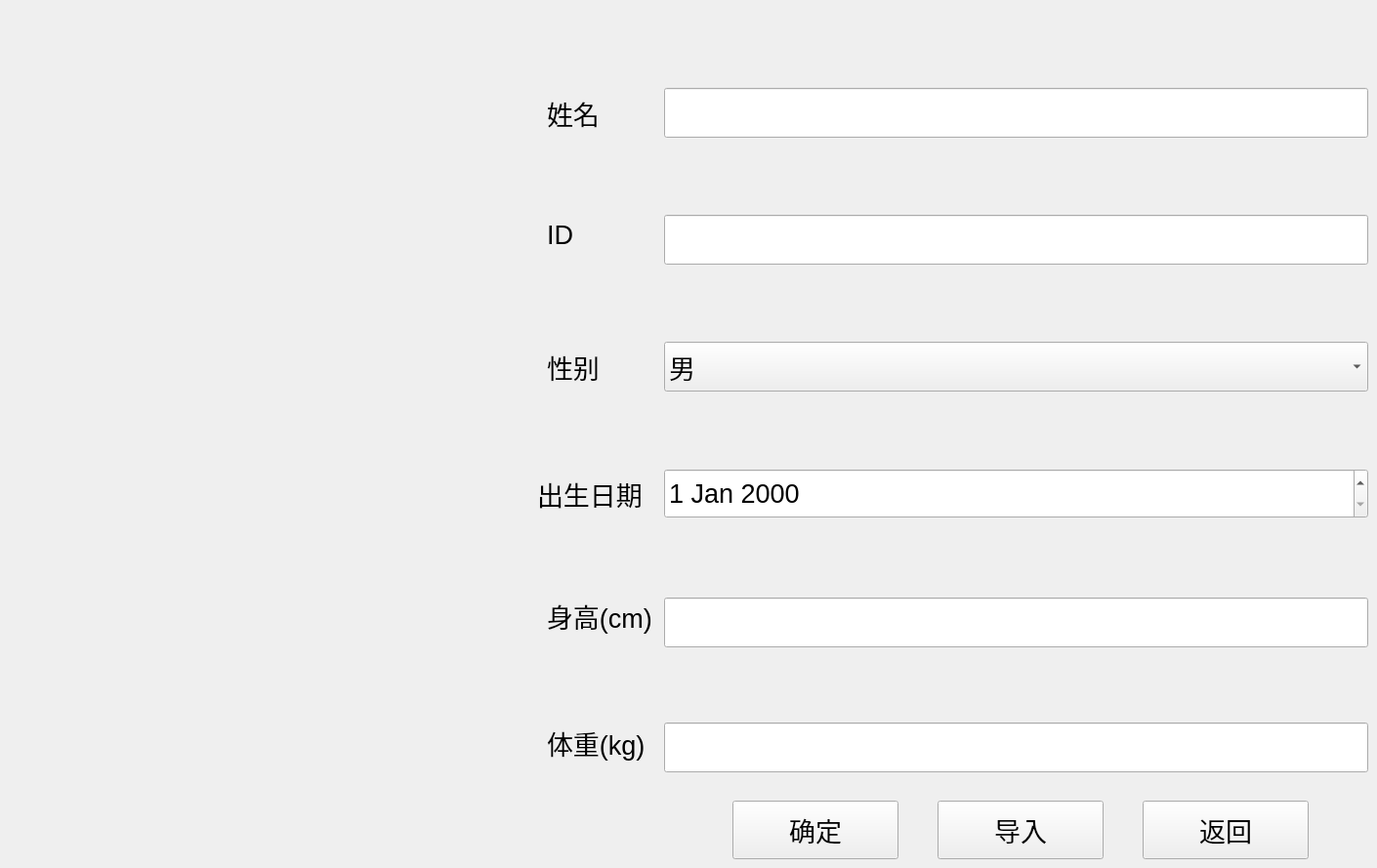
      <widget class="QWidget" name="pagePatientSelect">
       <property name="font">
        <font>
         <pointsize>20</pointsize>
        </font>
       </property>
       <widget class="QLineEdit" name="eName">
        <property name="geometry">
         <rect>
          <x>680</x>
          <y>90</y>
          <width>721</width>
          <height>51</height>
         </rect>
        </property>
       </widget>
       <widget class="QLineEdit" name="eID">
        <property name="geometry">
         <rect>
          <x>680</x>
          <y>220</y>
          <width>721</width>
          <height>51</height>
         </rect>
        </property>
       </widget>
       <widget class="QComboBox" name="eGender">
        <property name="geometry">
         <rect>
          <x>680</x>
          <y>350</y>
          <width>721</width>
          <height>51</height>
         </rect>
        </property>
        <item>
         <property name="text">
          <string>男</string>
         </property>
        </item>
        <item>
         <property name="text">
          <string>女</string>
         </property>
        </item>
       </widget>
       <widget class="QDateEdit" name="eBirth">
        <property name="geometry">
         <rect>
          <x>680</x>
          <y>480</y>
          <width>721</width>
          <height>51</height>
         </rect>
        </property>
       </widget>
       <widget class="QLineEdit" name="eHeight">
        <property name="geometry">
         <rect>
          <x>680</x>
          <y>612</y>
          <width>721</width>
          <height>51</height>
         </rect>
        </property>
       </widget>
       <widget class="QLineEdit" name="eWeight">
        <property name="geometry">
         <rect>
          <x>680</x>
          <y>740</y>
          <width>721</width>
          <height>51</height>
         </rect>
        </property>
       </widget>
       <widget class="QLabel" name="label_21">
        <property name="geometry">
         <rect>
          <x>560</x>
          <y>90</y>
          <width>101</width>
          <height>51</height>
         </rect>
        </property>
        <property name="text">
         <string>姓名</string>
        </property>
       </widget>
       <widget class="QLabel" name="label_22">
        <property name="geometry">
         <rect>
          <x>560</x>
          <y>220</y>
          <width>101</width>
          <height>41</height>
         </rect>
        </property>
        <property name="text">
         <string>ID</string>
        </property>
       </widget>
       <widget class="QLabel" name="label_23">
        <property name="geometry">
         <rect>
          <x>560</x>
          <y>350</y>
          <width>81</width>
          <height>51</height>
         </rect>
        </property>
        <property name="text">
         <string>性别</string>
        </property>
       </widget>
       <widget class="QLabel" name="label_24">
        <property name="geometry">
         <rect>
          <x>550</x>
          <y>480</y>
          <width>131</width>
          <height>51</height>
         </rect>
        </property>
        <property name="text">
         <string>出生日期</string>
        </property>
       </widget>
       <widget class="QLabel" name="label_25">
        <property name="geometry">
         <rect>
          <x>560</x>
          <y>610</y>
          <width>111</width>
          <height>41</height>
         </rect>
        </property>
        <property name="text">
         <string>身高(cm)</string>
        </property>
       </widget>
       <widget class="QLabel" name="label_26">
        <property name="geometry">
         <rect>
          <x>560</x>
          <y>740</y>
          <width>111</width>
          <height>41</height>
         </rect>
        </property>
        <property name="text">
         <string>体重(kg)</string>
        </property>
       </widget>
       <widget class="QPushButton" name="btnPatientNewSave">
        <property name="geometry">
          <rect>
          <x>750</x>
          <y>820</y>
          <width>170</width>
          <height>60</height>
         </rect>
        </property>
        <property name="text">
         <string>确定</string>
        </property>
       </widget>
       <widget class="QPushButton" name="btnImportFromDB">
        <property name="geometry">
          <rect>
          <x>960</x>
          <y>820</y>
          <width>170</width>
          <height>60</height>
         </rect>
        </property>
        <property name="text">
         <string>导入</string>
        </property>
       </widget>
       <widget class="QPushButton" name="btnBackToMain">
        <property name="geometry">
          <rect>
          <x>1170</x>
          <y>820</y>
          <width>170</width>
          <height>60</height>
         </rect>
        </property>
        <property name="text">
         <string>返回</string>
        </property>
       </widget>
      </widget>
